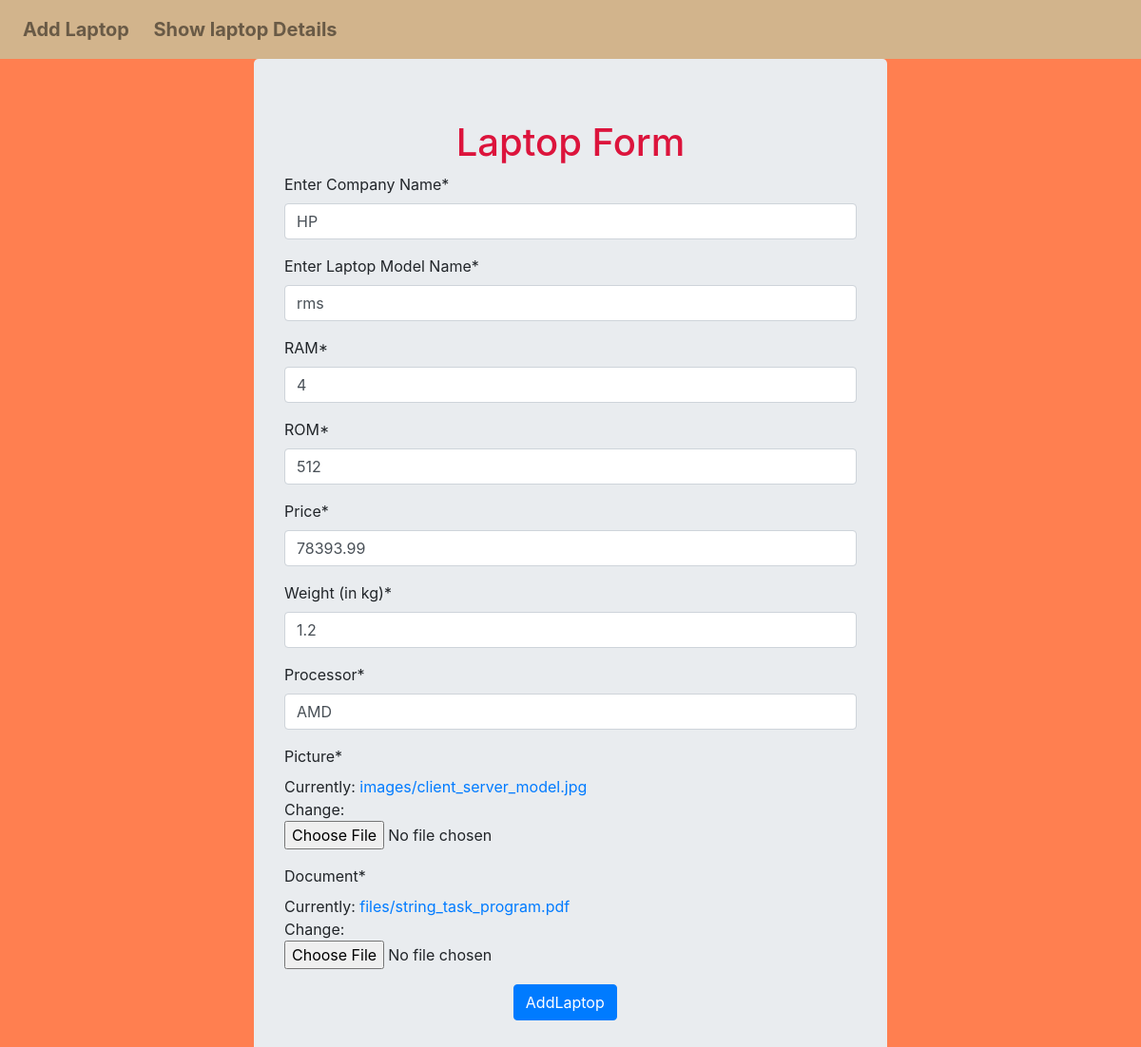
The app's page /laptop/update/4/ with its own data.
### LaptopApp/models.py (models this page shows, shortened)
class Laptop(models.Model):
    company = models.CharField(max_length=20)
    model_name = models.CharField(max_length=20)
    ram = models.PositiveIntegerField()
    rom = models.PositiveIntegerField()
    price = models.FloatField()
    weight = models.FloatField()
    processor = models.CharField(max_length=35)
    picture = models.ImageField(upload_to='images', default='')
    document = models.FileField(upload_to='files', default='')

### LaptopApp/views.py (the view, shortened to what this page needs)
# urls.py: path('update/<int:i>/',views.LaptopUpdate.as_view(),name='update'),
class LaptopUpdate(View):
    def get(self,request,i):
        laptop = Laptop.objects.get(id=i)
        form = LaptopModelForm(instance=laptop)
        template_name = 'LaptopApp/laptop.html'
        context = {'form':form}
        return render(request, template_name, context)

### LaptopApp/forms.py (shortened to what this page needs)
class LaptopModelForm(forms.ModelForm):
    class Meta:
        model = Laptop
        fields = "__all__"
        labels = {
            'company':'Enter Company Name',
            'model_name':'Enter Laptop Model Name',
            'ram':'RAM',
            'rom':'ROM',
            'weight':'Weight (in kg)'
        }
        widgets = {
            'ram':forms.TextInput(attrs={'placeholder':'in GB'}),
            'rom':forms.TextInput(attrs={'placeholder':'in GB'}),
        }

### templates/LaptopApp/laptop.html (shortened to what this page needs)
{% extends "LaptopApp/base.html" %}
{% load crispy_forms_tags %}
{% block content %}
    <div class="container">
        <form method="post" class="jumbotron " enctype="multipart/form-data" style="margin:auto;width:60%">
            <h1 style="text-align:center;color:crimson">Laptop Form</h1>
            {{form | crispy}}
            <input type="submit" value="AddLaptop" class="btn btn-primary " style="margin-left:40%">
        </form>
    </div>
{% endblock %}

### records on screen
Laptop: company "HP", model_name "rms", ram "4", rom "512", price "78393.99", weight "1.2", processor "AMD"
